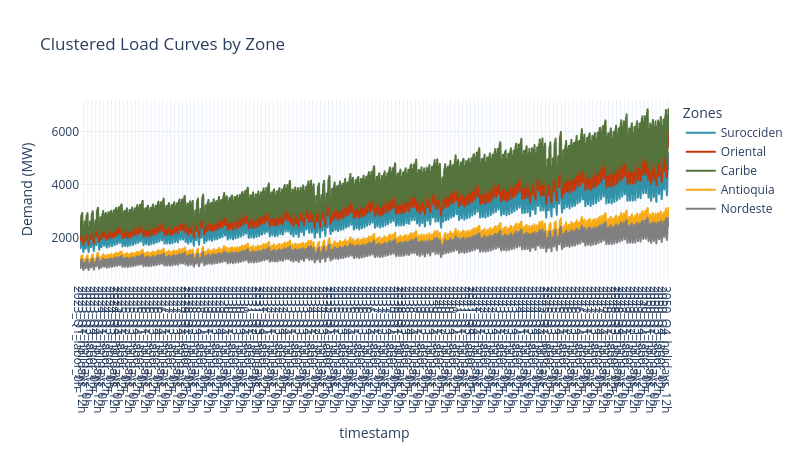

Write notebook code for a chart like this one.
### Code cell
sc.loads.plot_multiple_line(
    loads,'timepoints', 'timestamp', 'zone_demand_mw',
    'LOAD_ZONE', 'Clustered Load Curves by Zone',
    {'LOAD_ZONE':'Zones', 'zone_demand_mw':'Demand (MW)', 'timepoints':'Timepoints'})

### Figure 1 — Plotly figure (JSON) as saved in the notebook; plotly's stock layout.template omitted (floating-point values rounded to 4 significant figures; data arrays with more than 128 entries replaced by an {"elided": "..."} marker saying what was removed)
{"data": [{"hovertemplate": "Zones=Surocciden<br>timestamp=%{x}<br>Demand (MW)=%{y}<extra></extra>", "legendgroup": "Surocciden", "line": {"color": "#3292A9", "dash": "solid"}, "marker": {"symbol": "circle"}, "mode": "lines", "name": "Surocciden", "showlegend": true, "type": "scattergl", "x": {"elided": "5376 str values"}, "xaxis": "x", "y": {"elided": "5376 float values"}, "yaxis": "y"}, {"hovertemplate": "Zones=Oriental<br>timestamp=%{x}<br>Demand (MW)=%{y}<extra></extra>", "legendgroup": "Oriental", "line": {"color": "#C53707", "dash": "solid"}, "marker": {"symbol": "circle"}, "mode": "lines", "name": "Oriental", "showlegend": true, "type": "scattergl", "x": {"elided": "5376 str values"}, "xaxis": "x", "y": {"elided": "5376 float values"}, "yaxis": "y"}, {"hovertemplate": "Zones=Caribe<br>timestamp=%{x}<br>Demand (MW)=%{y}<extra></extra>", "legendgroup": "Caribe", "line": {"color": "#55733D", "dash": "solid"}, "marker": {"symbol": "circle"}, "mode": "lines", "name": "Caribe", "showlegend": true, "type": "scattergl", "x": {"elided": "5376 str values"}, "xaxis": "x", "y": {"elided": "5376 float values"}, "yaxis": "y"}, {"hovertemplate": "Zones=Antioquia<br>timestamp=%{x}<br>Demand (MW)=%{y}<extra></extra>", "legendgroup": "Antioquia", "line": {"color": "#F7AB17", "dash": "solid"}, "marker": {"symbol": "circle"}, "mode": "lines", "name": "Antioquia", "showlegend": true, "type": "scattergl", "x": {"elided": "5376 str values"}, "xaxis": "x", "y": {"elided": "5376 float values"}, "yaxis": "y"}, {"hovertemplate": "Zones=Nordeste<br>timestamp=%{x}<br>Demand (MW)=%{y}<extra></extra>", "legendgroup": "Nordeste", "line": {"color": "#808080", "dash": "solid"}, "marker": {"symbol": "circle"}, "mode": "lines", "name": "Nordeste", "showlegend": true, "type": "scattergl", "x": {"elided": "5376 str values"}, "xaxis": "x", "y": {"elided": "5376 float values"}, "yaxis": "y"}], "layout": {"height": 450, "legend": {"title": {"text": "Zones"}, "tracegroupgap": 0}, "title": {"text": "Clustered Load Curves by Zone"}, "width": 800, "xaxis": {"anchor": "y", "domain": [0, 1], "dtick": 36, "title": {"text": "timestamp"}}, "yaxis": {"anchor": "x", "domain": [0, 1], "title": {"text": "Demand (MW)"}}}}
